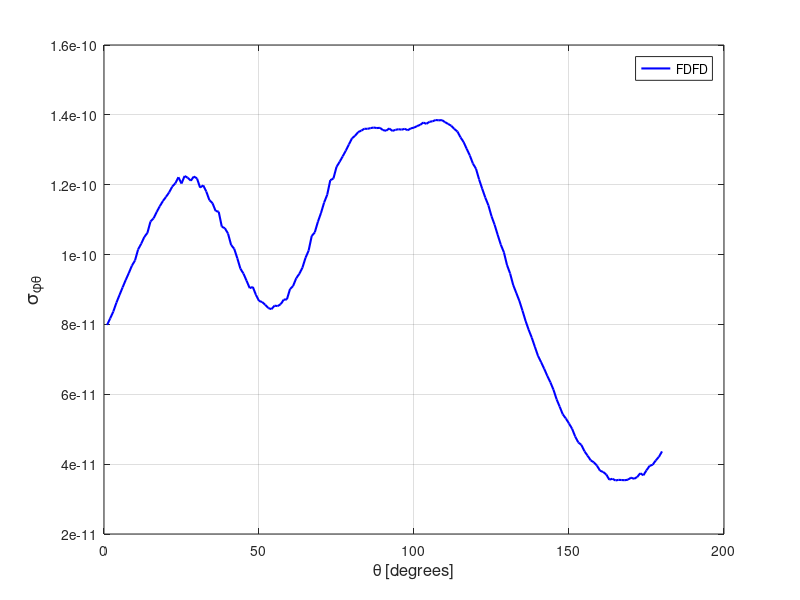

This chart was generated by the following MATLAB code:
spt = [ 
    1  0.79863942E-10
    2  0.81740496E-10
    3  0.83683616E-10
    4  0.86215902E-10
    5  0.88423817E-10
    6  0.90599174E-10
    7  0.92715030E-10
    8  0.94696716E-10
    9  0.96820531E-10
   10  0.98316792E-10
   11  0.10146588E-09
   12  0.10310836E-09
   13  0.10502630E-09
   14  0.10619893E-09
   15  0.10947451E-09
   16  0.11037531E-09
   17  0.11220221E-09
   18  0.11384967E-09
   19  0.11531765E-09
   20  0.11652783E-09
   21  0.11778095E-09
   22  0.11943825E-09
   23  0.12037901E-09
   24  0.12213874E-09
   25  0.12034020E-09
   26  0.12249025E-09
   27  0.12200298E-09
   28  0.12115266E-09
   29  0.12235662E-09
   30  0.12179187E-09
   31  0.11917720E-09
   32  0.11982622E-09
   33  0.11804402E-09
   34  0.11557384E-09
   35  0.11470985E-09
   36  0.11250072E-09
   37  0.11226017E-09
   38  0.10799680E-09
   39  0.10752288E-09
   40  0.10602889E-09
   41  0.10276850E-09
   42  0.10167071E-09
   43  0.98952242E-10
   44  0.95961100E-10
   45  0.94534179E-10
   46  0.92484603E-10
   47  0.90395268E-10
   48  0.90734836E-10
   49  0.88477087E-10
   50  0.86742162E-10
   51  0.86412308E-10
   52  0.85612219E-10
   53  0.84697457E-10
   54  0.84369935E-10
   55  0.85376921E-10
   56  0.85253762E-10
   57  0.85795322E-10
   58  0.87109757E-10
   59  0.87165719E-10
   60  0.90109656E-10
   61  0.91018096E-10
   62  0.93214568E-10
   63  0.94477086E-10
   64  0.96231655E-10
   65  0.99057838E-10
   66  0.10111850E-09
   67  0.10529479E-09
   68  0.10638211E-09
   69  0.10939213E-09
   70  0.11191004E-09
   71  0.11488441E-09
   72  0.11713250E-09
   73  0.12130315E-09
   74  0.12176155E-09
   75  0.12509024E-09
   76  0.12653961E-09
   77  0.12812348E-09
   78  0.12975035E-09
   79  0.13153351E-09
   80  0.13328805E-09
   81  0.13400893E-09
   82  0.13507534E-09
   83  0.13548800E-09
   84  0.13602416E-09
   85  0.13599609E-09
   86  0.13621192E-09
   87  0.13637269E-09
   88  0.13622289E-09
   89  0.13628187E-09
   90  0.13563739E-09
   91  0.13544837E-09
   92  0.13612804E-09
   93  0.13539445E-09
   94  0.13570567E-09
   95  0.13588936E-09
   96  0.13576253E-09
   97  0.13599047E-09
   98  0.13560809E-09
   99  0.13613691E-09
  100  0.13634838E-09
  101  0.13677970E-09
  102  0.13715144E-09
  103  0.13779179E-09
  104  0.13743137E-09
  105  0.13801559E-09
  106  0.13816734E-09
  107  0.13852328E-09
  108  0.13843048E-09
  109  0.13850054E-09
  110  0.13790832E-09
  111  0.13741384E-09
  112  0.13688353E-09
  113  0.13596425E-09
  114  0.13523799E-09
  115  0.13356878E-09
  116  0.13221704E-09
  117  0.13026992E-09
  118  0.12838546E-09
  119  0.12606378E-09
  120  0.12457682E-09
  121  0.12150340E-09
  122  0.11884697E-09
  123  0.11630234E-09
  124  0.11410418E-09
  125  0.11098209E-09
  126  0.10854373E-09
  127  0.10563123E-09
  128  0.10283578E-09
  129  0.10064787E-09
  130  0.97007145E-10
  131  0.94590655E-10
  132  0.91274044E-10
  133  0.88994284E-10
  134  0.86712991E-10
  135  0.83925852E-10
  136  0.80980792E-10
  137  0.78442766E-10
  138  0.76185863E-10
  139  0.73570913E-10
  140  0.71009205E-10
  141  0.69189418E-10
  142  0.67300568E-10
  143  0.65267979E-10
  144  0.63413497E-10
  145  0.61288932E-10
  146  0.58567581E-10
  147  0.56442712E-10
  148  0.54239623E-10
  149  0.53071329E-10
  150  0.51632188E-10
  151  0.50132027E-10
  152  0.47890962E-10
  153  0.46216451E-10
  154  0.45483312E-10
  155  0.43682138E-10
  156  0.42396264E-10
  157  0.41111437E-10
  158  0.40511039E-10
  159  0.39593696E-10
  160  0.38137507E-10
  161  0.37759310E-10
  162  0.37069844E-10
  163  0.35553133E-10
  164  0.35815212E-10
  165  0.35326703E-10
  166  0.35500741E-10
  167  0.35452967E-10
  168  0.35399080E-10
  169  0.35543166E-10
  170  0.36130862E-10
  171  0.35801601E-10
  172  0.36319073E-10
  173  0.37388183E-10
  174  0.36809802E-10
  175  0.38247662E-10
  176  0.39498380E-10
  177  0.39840305E-10
  178  0.41077051E-10
  179  0.42081720E-10
  180  0.43638235E-10
  181  0.44168474E-10
  182  0.45410679E-10
  183  0.46605376E-10
  184  0.48507649E-10
  185  0.49899883E-10
  186  0.51574831E-10
  187  0.52973726E-10
  188  0.54482373E-10
  189  0.56052243E-10
  190  0.57511076E-10
  191  0.59653352E-10
  192  0.61847104E-10
  193  0.63522576E-10
  194  0.65323705E-10
  195  0.67244162E-10
  196  0.68900961E-10
  197  0.71152903E-10
  198  0.73790203E-10
  199  0.75071852E-10
  200  0.77555191E-10
  201  0.79667842E-10
  202  0.81710229E-10
  203  0.83679161E-10
  204  0.86005605E-10
  205  0.88473326E-10
  206  0.90645158E-10
  207  0.92692375E-10
  208  0.94720246E-10
  209  0.96866903E-10
  210  0.98562283E-10
  211  0.10114191E-09
  212  0.10300176E-09
  213  0.10528775E-09
  214  0.10614220E-09
  215  0.10930536E-09
  216  0.11036529E-09
  217  0.11223077E-09
  218  0.11409422E-09
  219  0.11518845E-09
  220  0.11645576E-09
  221  0.11778095E-09
  222  0.11934913E-09
  223  0.12042513E-09
  224  0.12221396E-09
  225  0.12034020E-09
  226  0.12249025E-09
  227  0.12207083E-09
  228  0.12115266E-09
  229  0.12222665E-09
  230  0.12179974E-09
  231  0.11925247E-09
  232  0.11969084E-09
  233  0.11815390E-09
  234  0.11559819E-09
  235  0.11468749E-09
  236  0.11268052E-09
  237  0.11234655E-09
  238  0.10810712E-09
  239  0.10748582E-09
  240  0.10596437E-09
  241  0.10266001E-09
  242  0.10208891E-09
  243  0.99091658E-10
  244  0.95744454E-10
  245  0.94518893E-10
  246  0.92691750E-10
  247  0.90445540E-10
  248  0.90639198E-10
  249  0.88438319E-10
  250  0.86957254E-10
  251  0.86389743E-10
  252  0.85754653E-10
  253  0.84908892E-10
  254  0.84342561E-10
  255  0.85154751E-10
  256  0.85194504E-10
  257  0.86225464E-10
  258  0.87286935E-10
  259  0.87266382E-10
  260  0.90596093E-10
  261  0.91116524E-10
  262  0.93750681E-10
  263  0.94060322E-10
  264  0.96510890E-10
  265  0.99467247E-10
  266  0.10094666E-09
  267  0.10442504E-09
  268  0.10581872E-09
  269  0.10968482E-09
  270  0.11217472E-09
  271  0.11550502E-09
  272  0.11762714E-09
  273  0.12069083E-09
  274  0.12204165E-09
  275  0.12511132E-09
  276  0.12683575E-09
  277  0.12815245E-09
  278  0.13047388E-09
  279  0.13144888E-09
  280  0.13307673E-09
  281  0.13387425E-09
  282  0.13498121E-09
  283  0.13551398E-09
  284  0.13624367E-09
  285  0.13614444E-09
  286  0.13614319E-09
  287  0.13638012E-09
  288  0.13644082E-09
  289  0.13628000E-09
  290  0.13564319E-09
  291  0.13569215E-09
  292  0.13610639E-09
  293  0.13528599E-09
  294  0.13568079E-09
  295  0.13591972E-09
  296  0.13579458E-09
  297  0.13585123E-09
  298  0.13567499E-09
  299  0.13611354E-09
  300  0.13643467E-09
  301  0.13688001E-09
  302  0.13705813E-09
  303  0.13774318E-09
  304  0.13760251E-09
  305  0.13796572E-09
  306  0.13819121E-09
  307  0.13843726E-09
  308  0.13853683E-09
  309  0.13847375E-09
  310  0.13781704E-09
  311  0.13766004E-09
  312  0.13683302E-09
  313  0.13602644E-09
  314  0.13526925E-09
  315  0.13365549E-09
  316  0.13233711E-09
  317  0.13022756E-09
  318  0.12799314E-09
  319  0.12607411E-09
  320  0.12473068E-09
  321  0.12161355E-09
  322  0.11885515E-09
  323  0.11635670E-09
  324  0.11395650E-09
  325  0.11092785E-09
  326  0.10855562E-09
  327  0.10551288E-09
  328  0.10286277E-09
  329  0.10045415E-09
  330  0.97099891E-10
  331  0.94522633E-10
  332  0.91353945E-10
  333  0.89002847E-10
  334  0.86434949E-10
  335  0.84073248E-10
  336  0.81107489E-10
  337  0.78336879E-10
  338  0.76432763E-10
  339  0.73647387E-10
  340  0.70911305E-10
  341  0.69530631E-10
  342  0.67129240E-10
  343  0.64949338E-10
  344  0.63070590E-10
  345  0.61118291E-10
  346  0.58582320E-10
  347  0.56039055E-10
  348  0.54596550E-10
  349  0.52706960E-10
  350  0.52092310E-10
  351  0.50446970E-10
  352  0.48149776E-10
  353  0.46161002E-10
  354  0.44948753E-10
  355  0.43696307E-10
  356  0.42616508E-10
  357  0.41101060E-10
  358  0.40719268E-10
  359  0.40278961E-10
  360  0.38044855E-10
 ]; 
plot(spt(1:180,1),spt(1:180,2),'b-','linewidth',1.5 ); 
grid on 
legend('FDFD');
xlabel('\theta [degrees]','FontSize',12);
ylabel('\sigma_{\phi\theta}','FontSize',14);
